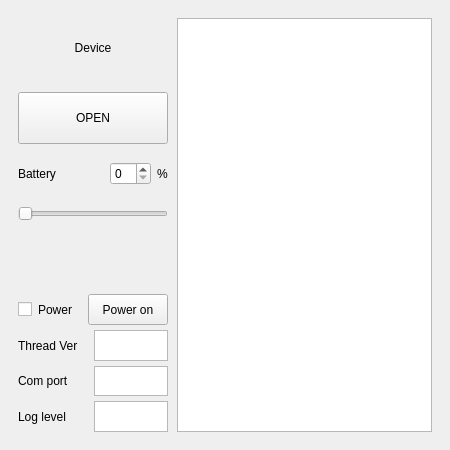
<?xml version="1.0" encoding="UTF-8"?>
<ui version="4.0">
 <class>MainWindow</class>
 <widget class="QMainWindow" name="MainWindow">
  <property name="geometry">
   <rect>
    <x>0</x>
    <y>0</y>
    <width>450</width>
    <height>450</height>
   </rect>
  </property>
  <property name="windowTitle">
   <string>MainWindow</string>
  </property>
  <widget class="QWidget" name="centralwidget">
   <layout class="QGridLayout" name="gridLayout" rowstretch="0" columnstretch="0">
    <property name="horizontalSpacing">
     <number>9</number>
    </property>
    <item row="0" column="0">
     <layout class="QHBoxLayout" name="horizontalLayout" stretch="2,0">
      <property name="spacing">
       <number>9</number>
      </property>
      <property name="leftMargin">
       <number>9</number>
      </property>
      <property name="topMargin">
       <number>9</number>
      </property>
      <property name="rightMargin">
       <number>9</number>
      </property>
      <property name="bottomMargin">
       <number>9</number>
      </property>
      <item>
       <layout class="QVBoxLayout" name="verticalLayout_3" stretch="2,1">
        <property name="spacing">
         <number>1</number>
        </property>
        <property name="leftMargin">
         <number>0</number>
        </property>
        <property name="topMargin">
         <number>0</number>
        </property>
        <property name="rightMargin">
         <number>0</number>
        </property>
        <item>
         <widget class="QStackedWidget" name="stackedWidget">
          <property name="currentIndex">
           <number>1</number>
          </property>
          <widget class="QWidget" name="page">
           <layout class="QVBoxLayout" name="verticalLayout_2">
            <property name="spacing">
             <number>6</number>
            </property>
            <property name="leftMargin">
             <number>0</number>
            </property>
            <property name="topMargin">
             <number>0</number>
            </property>
            <property name="rightMargin">
             <number>0</number>
            </property>
            <property name="bottomMargin">
             <number>6</number>
            </property>
            <item>
             <layout class="QVBoxLayout" name="verticalLayout" stretch="1">
              <item>
               <layout class="QVBoxLayout" name="verticalLayout_5" stretch="0,1,0,1">
                <item>
                 <widget class="QLabel" name="QRcode">
                  <property name="minimumSize">
                   <size>
                    <width>150</width>
                    <height>150</height>
                   </size>
                  </property>
                  <property name="autoFillBackground">
                   <bool>true</bool>
                  </property>
                  <property name="text">
                   <string>QR</string>
                  </property>
                  <property name="alignment">
                   <set>Qt::AlignCenter</set>
                  </property>
                 </widget>
                </item>
                <item>
                 <widget class="QLabel" name="labelParingCode">
                  <property name="text">
                   <string>Paring Code</string>
                  </property>
                 </widget>
                </item>
                <item>
                 <widget class="QPlainTextEdit" name="plainTextEditPairingCode">
                  <property name="sizePolicy">
                   <sizepolicy hsizetype="Preferred" vsizetype="Preferred">
                    <horstretch>0</horstretch>
                    <verstretch>0</verstretch>
                   </sizepolicy>
                  </property>
                  <property name="maximumSize">
                   <size>
                    <width>16777215</width>
                    <height>34</height>
                   </size>
                  </property>
                 </widget>
                </item>
                <item>
                 <widget class="QProgressBar" name="progressBar">
                  <property name="sizePolicy">
                   <sizepolicy hsizetype="Preferred" vsizetype="Fixed">
                    <horstretch>0</horstretch>
                    <verstretch>0</verstretch>
                   </sizepolicy>
                  </property>
                  <property name="value">
                   <number>24</number>
                  </property>
                 </widget>
                </item>
               </layout>
              </item>
             </layout>
            </item>
           </layout>
          </widget>
          <widget class="QWidget" name="page_2">
           <layout class="QVBoxLayout" name="verticalLayout_8" stretch="0">
            <property name="leftMargin">
             <number>0</number>
            </property>
            <property name="topMargin">
             <number>0</number>
            </property>
            <property name="rightMargin">
             <number>0</number>
            </property>
            <property name="bottomMargin">
             <number>6</number>
            </property>
            <item>
             <layout class="QVBoxLayout" name="verticalLayout_7" stretch="2,1,1">
              <property name="spacing">
               <number>18</number>
              </property>
              <item>
               <layout class="QVBoxLayout" name="verticalLayout_6" stretch="0,0">
                <property name="topMargin">
                 <number>3</number>
                </property>
                <item>
                 <widget class="QLabel" name="labelDevicePicture">
                  <property name="sizePolicy">
                   <sizepolicy hsizetype="Preferred" vsizetype="Preferred">
                    <horstretch>0</horstretch>
                    <verstretch>0</verstretch>
                   </sizepolicy>
                  </property>
                  <property name="frameShape">
                   <enum>QFrame::NoFrame</enum>
                  </property>
                  <property name="text">
                   <string>Device</string>
                  </property>
                  <property name="alignment">
                   <set>Qt::AlignCenter</set>
                  </property>
                 </widget>
                </item>
                <item>
                 <widget class="QPushButton" name="pushButtonStatus">
                  <property name="sizePolicy">
                   <sizepolicy hsizetype="Preferred" vsizetype="Preferred">
                    <horstretch>0</horstretch>
                    <verstretch>0</verstretch>
                   </sizepolicy>
                  </property>
                  <property name="text">
                   <string>OPEN</string>
                  </property>
                 </widget>
                </item>
               </layout>
              </item>
              <item>
               <layout class="QVBoxLayout" name="verticalLayout_10" stretch="1,1">
                <property name="spacing">
                 <number>18</number>
                </property>
                <property name="topMargin">
                 <number>0</number>
                </property>
                <item>
                 <layout class="QHBoxLayout" name="horizontalLayout_5" stretch="1,0,0">
                  <property name="spacing">
                   <number>6</number>
                  </property>
                  <item>
                   <widget class="QLabel" name="labelDeviceBattery">
                    <property name="sizePolicy">
                     <sizepolicy hsizetype="Preferred" vsizetype="Preferred">
                      <horstretch>0</horstretch>
                      <verstretch>0</verstretch>
                     </sizepolicy>
                    </property>
                    <property name="text">
                     <string>Battery</string>
                    </property>
                    <property name="alignment">
                     <set>Qt::AlignLeading|Qt::AlignLeft|Qt::AlignVCenter</set>
                    </property>
                   </widget>
                  </item>
                  <item>
                   <widget class="QSpinBox" name="spinboxBattery"/>
                  </item>
                  <item>
                   <widget class="QLabel" name="labelBatteryPercent">
                    <property name="sizePolicy">
                     <sizepolicy hsizetype="Preferred" vsizetype="Preferred">
                      <horstretch>0</horstretch>
                      <verstretch>0</verstretch>
                     </sizepolicy>
                    </property>
                    <property name="text">
                     <string>%</string>
                    </property>
                    <property name="alignment">
                     <set>Qt::AlignLeading|Qt::AlignLeft|Qt::AlignVCenter</set>
                    </property>
                   </widget>
                  </item>
                 </layout>
                </item>
                <item>
                 <widget class="QSlider" name="horizontalSliderBattery">
                  <property name="sizePolicy">
                   <sizepolicy hsizetype="Expanding" vsizetype="Preferred">
                    <horstretch>0</horstretch>
                    <verstretch>0</verstretch>
                   </sizepolicy>
                  </property>
                  <property name="orientation">
                   <enum>Qt::Horizontal</enum>
                  </property>
                 </widget>
                </item>
               </layout>
              </item>
              <item>
               <layout class="QHBoxLayout" name="horizontalLayout_4"/>
              </item>
             </layout>
            </item>
           </layout>
          </widget>
          <widget class="QWidget" name="page_3"/>
         </widget>
        </item>
        <item>
         <layout class="QVBoxLayout" name="verticalLayout_4" stretch="1,1,1,1">
          <property name="spacing">
           <number>5</number>
          </property>
          <item>
           <layout class="QHBoxLayout" name="horizontalLayout_9" stretch="1,1">
            <property name="spacing">
             <number>1</number>
            </property>
            <item>
             <layout class="QHBoxLayout" name="horizontalLayout_6" stretch="0,0,1">
              <item>
               <widget class="QCheckBox" name="chkbox_auto">
                <property name="toolTip">
                 <string>&lt;html&gt;&lt;head/&gt;&lt;body&gt;&lt;p align=&quot;center&quot;&gt;&lt;span style=&quot; font-weight:600;&quot;&gt;If it is checked when Power On/Off,  auto-onboarding and auto-removing work&lt;/span&gt;&lt;/p&gt;&lt;/body&gt;&lt;/html&gt;</string>
                </property>
                <property name="text">
                 <string/>
                </property>
               </widget>
              </item>
              <item>
               <spacer name="verticalSpacer">
                <property name="orientation">
                 <enum>Qt::Vertical</enum>
                </property>
                <property name="sizeType">
                 <enum>QSizePolicy::Preferred</enum>
                </property>
                <property name="sizeHint" stdset="0">
                 <size>
                  <width>5</width>
                  <height>30</height>
                 </size>
                </property>
               </spacer>
              </item>
              <item>
               <widget class="QLabel" name="labelPower">
                <property name="text">
                 <string>Power</string>
                </property>
               </widget>
              </item>
             </layout>
            </item>
            <item>
             <widget class="QPushButton" name="pushButtonDevicePower">
              <property name="sizePolicy">
               <sizepolicy hsizetype="Preferred" vsizetype="Preferred">
                <horstretch>0</horstretch>
                <verstretch>0</verstretch>
               </sizepolicy>
              </property>
              <property name="minimumSize">
               <size>
                <width>0</width>
                <height>0</height>
               </size>
              </property>
              <property name="maximumSize">
               <size>
                <width>16777215</width>
                <height>16777215</height>
               </size>
              </property>
              <property name="text">
               <string>Power on</string>
              </property>
             </widget>
            </item>
           </layout>
          </item>
          <item>
           <layout class="QHBoxLayout" name="horizontalLayout_8" stretch="1,1">
            <property name="spacing">
             <number>2</number>
            </property>
            <item>
             <widget class="QLabel" name="labelThreadVersion">
              <property name="text">
               <string>Thread Ver</string>
              </property>
             </widget>
            </item>
            <item>
             <widget class="QPlainTextEdit" name="plainTextEditThreadVersion">
              <property name="sizePolicy">
               <sizepolicy hsizetype="Preferred" vsizetype="Ignored">
                <horstretch>0</horstretch>
                <verstretch>0</verstretch>
               </sizepolicy>
              </property>
              <property name="minimumSize">
               <size>
                <width>0</width>
                <height>0</height>
               </size>
              </property>
              <property name="maximumSize">
               <size>
                <width>16777215</width>
                <height>16777215</height>
               </size>
              </property>
             </widget>
            </item>
           </layout>
          </item>
          <item>
           <layout class="QHBoxLayout" name="horizontalLayout_7" stretch="1,1">
            <property name="spacing">
             <number>2</number>
            </property>
            <item>
             <widget class="QLabel" name="labelComport">
              <property name="text">
               <string>Com port</string>
              </property>
             </widget>
            </item>
            <item>
             <widget class="QPlainTextEdit" name="plainTextEditComport">
              <property name="sizePolicy">
               <sizepolicy hsizetype="Preferred" vsizetype="Ignored">
                <horstretch>0</horstretch>
                <verstretch>0</verstretch>
               </sizepolicy>
              </property>
              <property name="minimumSize">
               <size>
                <width>0</width>
                <height>0</height>
               </size>
              </property>
              <property name="maximumSize">
               <size>
                <width>16777215</width>
                <height>16777215</height>
               </size>
              </property>
             </widget>
            </item>
           </layout>
          </item>
          <item>
           <layout class="QHBoxLayout" name="horizontalLayout_3" stretch="1,1">
            <property name="spacing">
             <number>2</number>
            </property>
            <item>
             <widget class="QLabel" name="labelDebugLevel">
              <property name="text">
               <string>Log level</string>
              </property>
             </widget>
            </item>
            <item>
             <widget class="QPlainTextEdit" name="plainTextEditDebugLevel">
              <property name="sizePolicy">
               <sizepolicy hsizetype="Preferred" vsizetype="Ignored">
                <horstretch>0</horstretch>
                <verstretch>0</verstretch>
               </sizepolicy>
              </property>
              <property name="minimumSize">
               <size>
                <width>0</width>
                <height>0</height>
               </size>
              </property>
              <property name="maximumSize">
               <size>
                <width>16777215</width>
                <height>16777215</height>
               </size>
              </property>
             </widget>
            </item>
           </layout>
          </item>
         </layout>
        </item>
       </layout>
      </item>
      <item>
       <widget class="QTextBrowser" name="textBrowserLog">
        <property name="sizePolicy">
         <sizepolicy hsizetype="Preferred" vsizetype="Preferred">
          <horstretch>0</horstretch>
          <verstretch>0</verstretch>
         </sizepolicy>
        </property>
       </widget>
      </item>
     </layout>
    </item>
   </layout>
  </widget>
 </widget>
 <resources/>
 <connections/>
</ui>
